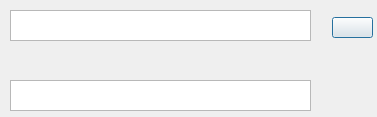
<?xml version="1.0" encoding="UTF-8"?>
<ui version="4.0">
 <class>Dialog</class>
 <widget class="QDialog" name="Dialog">
  <property name="geometry">
   <rect>
    <x>0</x>
    <y>0</y>
    <width>377</width>
    <height>117</height>
   </rect>
  </property>
  <property name="windowTitle">
   <string>Dialog</string>
  </property>
  <widget class="QPlainTextEdit" name="carpetastring">
   <property name="geometry">
    <rect>
     <x>10</x>
     <y>10</y>
     <width>301</width>
     <height>31</height>
    </rect>
   </property>
  </widget>
  <widget class="QPushButton" name="CCarpeta">
   <property name="geometry">
    <rect>
     <x>332</x>
     <y>17</y>
     <width>41</width>
     <height>21</height>
    </rect>
   </property>
   <property name="text">
    <string/>
   </property>
   <property name="icon">
    <iconset>
     <normaloff>Iconos/accept.svg</normaloff>Iconos/accept.svg</iconset>
   </property>
  </widget>
  <widget class="QTextEdit" name="guardado">
   <property name="geometry">
    <rect>
     <x>10</x>
     <y>80</y>
     <width>301</width>
     <height>31</height>
    </rect>
   </property>
  </widget>
 </widget>
 <resources/>
 <connections/>
</ui>
